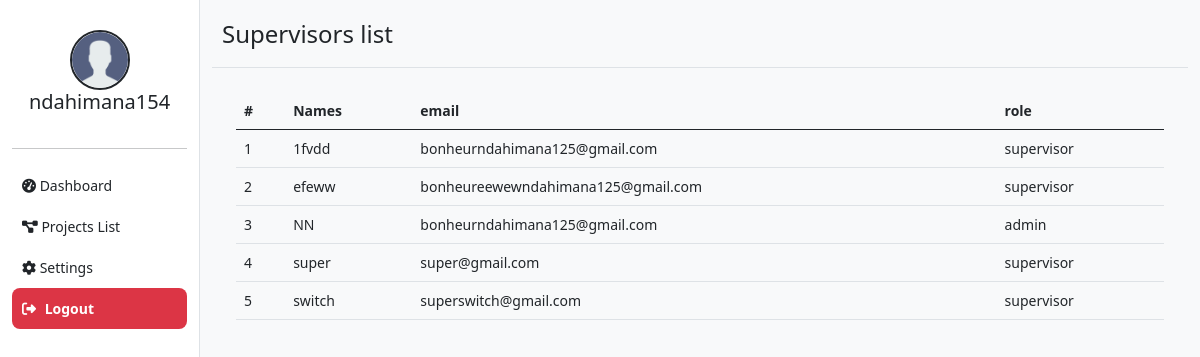
Screenshot of /admin/supervisors_list.php (signed in) with the database file from the repository.
### tables this page shows
CREATE TABLE `users` (
  `id` int(11) NOT NULL,
  `names` varchar(255) NOT NULL,
  `email` varchar(255) NOT NULL,
  `password` varchar(255) NOT NULL,
  `role` varchar(255) NOT NULL
);

### admin/supervisors_list.php (the view, shortened to what this page needs)
<?php
include "../php/connect.php";
?>
<!DOCTYPE html>
<html lang="en">
<head>
    <link rel="stylesheet" href="https://cdn.jsdelivr.net/npm/bootstrap@5.1.0/dist/css/bootstrap.min.css">
    <link rel="stylesheet" href="https://cdnjs.cloudflare.com/ajax/libs/font-awesome/6.6.0/css/all.min.css" />
    <link rel="stylesheet" type="text/css" href="../assets/css/styles.css">
</head>
<body>
    <div class="container-fluid">
        <div class="row">
            <?php include "../components/adminSidebar.php" ?>
            <div class="col-md-10">
                <div class="dashboard-header">
                    <h1 class="">Supervisors list</h1>
                </div>
                <div class="container mt-4">
                    <table class="table">
                        <thead>
                            <tr>
                                <th>#</th>
                                <th>Names</th>
                                <th>email</th>
                                <th>role</th>
                            </tr>
                        </thead>
                        <tbody>
                            <?php
                            $result = mysqli_query($conn, "SELECT * from users WHERE id != '$userId' order by names ASC");
                            if (mysqli_num_rows($result) > 0) {
                                $count = 1;
                                while ($row = mysqli_fetch_assoc($result)) {
                                    echo "<tr>";
                                    echo "<td>" . $count++ . "</td>";
                                    echo "<td>" . $row['names'] . "</td>";
                                    echo "<td>" . $row['email'] . "</td>";
                                    echo "<td>" . $row['role'] . "</td>";
                                    echo "</tr>";
                                }
                            } else {
                            ?>
                                <tr>
                                    <td colspan="70">No supervisors found.</td>
                                </tr>
                            <?php
                            }
                            ?>
                        </tbody>
                    </table>
                </div>
            </div>
        </div>
    </div>
</body>
</html>

### assets/css/styles.css (style rules this page uses)
body { background-color: #f8f9fa; font-size: 14px; }
.dashboard-header { border-bottom: 1px solid #dee2e6; padding: 10px; margin-top: 10px; }
.dashboard-header h1 { font-size: 24px; }

### rows the page displays
users: names "1fvdd", email "bonheurndahimana125@gmail.com", role "supervisor"
users: names "efeww", email "bonheureewewndahimana125@gmail.com", role "supervisor"
users: names "NN", email "bonheurndahimana125@gmail.com", role "admin"
users: names "super", email "super@gmail.com", role "supervisor"
users: names "switch", email "superswitch@gmail.com", role "supervisor"

### other values shown
$username "ndahimana154"
